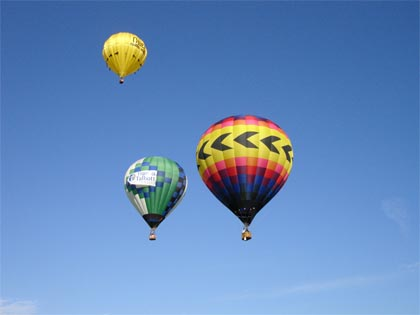
%> input picture lab04/image.jpg, 420 x 315 px
$ octave Code.m   (GNU Octave 9; MATLAB toolbox functions it lacks are replaced by stand-ins)
%> lines starting %> are read from the running program, lines starting %| are printed output that depends on the picture
%%%%%%%%%%%%%%%%%%%%%%%%%%%%%%%%%%%%%%%%%%%%%%%%%%%%%%%
% BASIC INFORMATION                                   %
% Course: Digital Image Processing - Lab 4            %
% Deadline: 07-05-2019                                %
% LAB31239720:  Pantelis Karamailis, 2016030040       %
%               Kostantinos Vlachos, 2016030042       %
%               Mixalis Galanis,     2016030036       %
%%%%%%%%%%%%%%%%%%%%%%%%%%%%%%%%%%%%%%%%%%%%%%%%%%%%%%%

%Clearing things up
clear all;
close all;
clearvars;

%Gathering Image and converting it to grayscale(Resolution: 510x343)
original_image = imread('image.jpg');
%> original_image is the input picture: size 315x420x3 uint8; mean R, G, B 101.2, 138.5, 188.8
grayscale_image = rgb2gray(original_image); %Converting to grayscale
imwrite(grayscale_image, 'grayscale_image.jpg');
%Generating Gaussian Noise with 3 different noise
noises = [0.001 0.005 0.01];
noised_image_1 = imnoise(grayscale_image,'gaussian',0,noises(1));
noised_image_2 = imnoise(grayscale_image,'gaussian',0,noises(2));
noised_image_3 = imnoise(grayscale_image,'gaussian',0,noises(3));
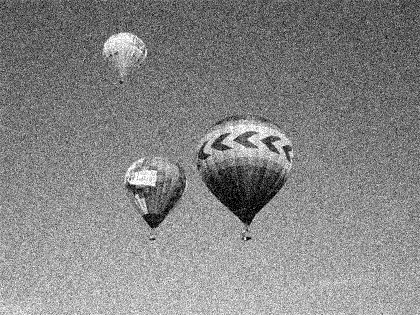
%> noised_image_3: size 315x420 uint8; min 0, max 255, mean 133.1
%Blurring image with average filter
imshow(grayscale_image);
h = fspecial('average',[2 2]);
filtered_image_1 = imfilter(noised_image_1,h);
filtered_image_2 = imfilter(noised_image_2,h);
filtered_image_3 = imfilter(noised_image_3,h);
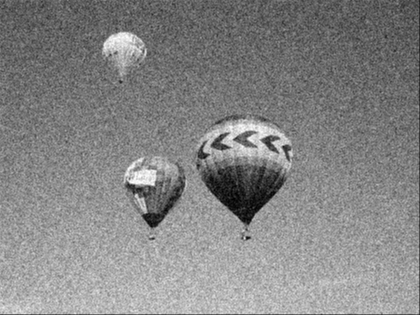
%> filtered_image_3: size 315x420 uint8; min 0, max 255, mean 132.9
%%%%%%%%%%%%%%%%%%%%%%%%%%%%%%%%%%%%%%%%%%%%%%%%%%%%%%%
% 1 - WIENER RESTORATION FILTER                        %
%%%%%%%%%%%%%%%%%%%%%%%%%%%%%%%%%%%%%%%%%%%%%%%%%%%%%%%
%Calculating Fourier Transforms of filter
[horizontal_pixels, vertical_pixels] = size(grayscale_image);
%> horizontal_pixels = 315; vertical_pixels = 420
H = fft2(h,horizontal_pixels,vertical_pixels);
H_conj = conj(H);
%Calculating Fourier Transforms of Degraded Image
G_1 = fft2(filtered_image_1);
G_2 = fft2(filtered_image_2);
G_3 = fft2(filtered_image_3);
S_f = abs(fft2(grayscale_image)).^2;
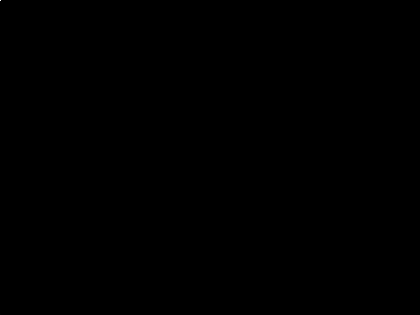
%> S_f: size 315x420 double; min 7.72, max 3.1e+14, mean 2497959412; drawn with min black and max white
%Calculating Fourier Transforms of Estimated Image
gamma = 10^7;
F_1_1 = (H_conj ./ (abs(H).^2 + gamma .* (noises(1) ./ S_f))).* G_1;
F_1_2 = (H_conj ./ (abs(H).^2 + gamma .* (noises(2) ./ S_f))).* G_2;
F_1_3 = (H_conj ./ (abs(H).^2 + gamma .* (noises(3) ./ S_f))).* G_3;
%Estimated Image
IFT_1_1 = ifft2(F_1_1);
IFT_1_2 = ifft2(F_1_2);
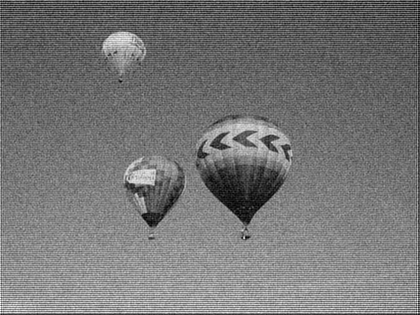
%> IFT_1_2: size 315x420 double; min -12.06, max 300.3, mean 132.8; drawn with min black and max white
IFT_1_3 = ifft2(F_1_3);
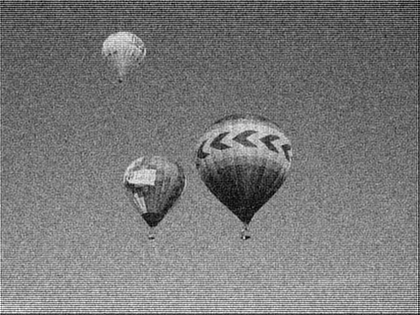
%> IFT_1_3: size 315x420 double; min -15.63, max 297.4, mean 132.9; drawn with min black and max white
%%%%%%%%%%%%%%%%%%%%%%%%%%%%%%%%%%%%%%%%%%%%%%%%%%%%%%%
% 2 - CONSTRAINED LEAST SQUARE RESTORATION FILTER     %
%%%%%%%%%%%%%%%%%%%%%%%%%%%%%%%%%%%%%%%%%%%%%%%%%%%%%%%
P = [0 -1 0; -1 4 -1;0 -1 0];
M = horizontal_pixels + 2;
%> M = 317
N = vertical_pixels + 2;
%> N = 422
P_Extended = zeros(M,N);
P_Extended((M/2-1):(M/2+1),(N/2-1):(N/2+1)) = P;
P_F_T = fft2(P_Extended, M, N);
H = fft2(h,M,N);
H_conjugate = conj(H);

G_1 = fft2(filtered_image_1,M,N);
gamma_1 = 5;
norm_est_1 = norm((M-1)*(N-1)*(0 + noises(1)));
%> norm_est_1 = 133
a_1 = norm_est_1 * 0.02;
%> a_1 = 2.66
%> (the run ends here)
